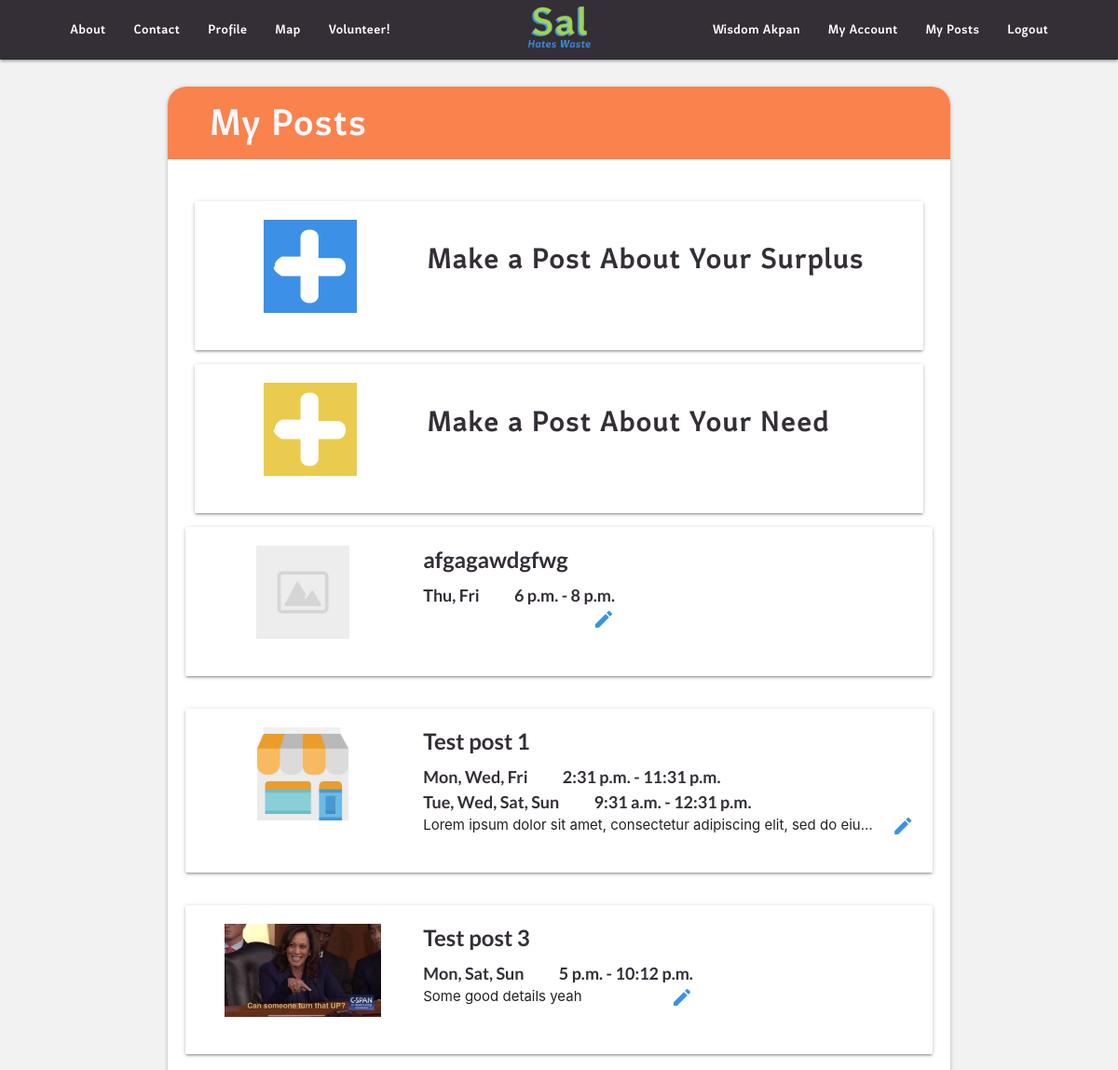
/my-posts (signed in, upper part), run on an earlier commit of the app's database.
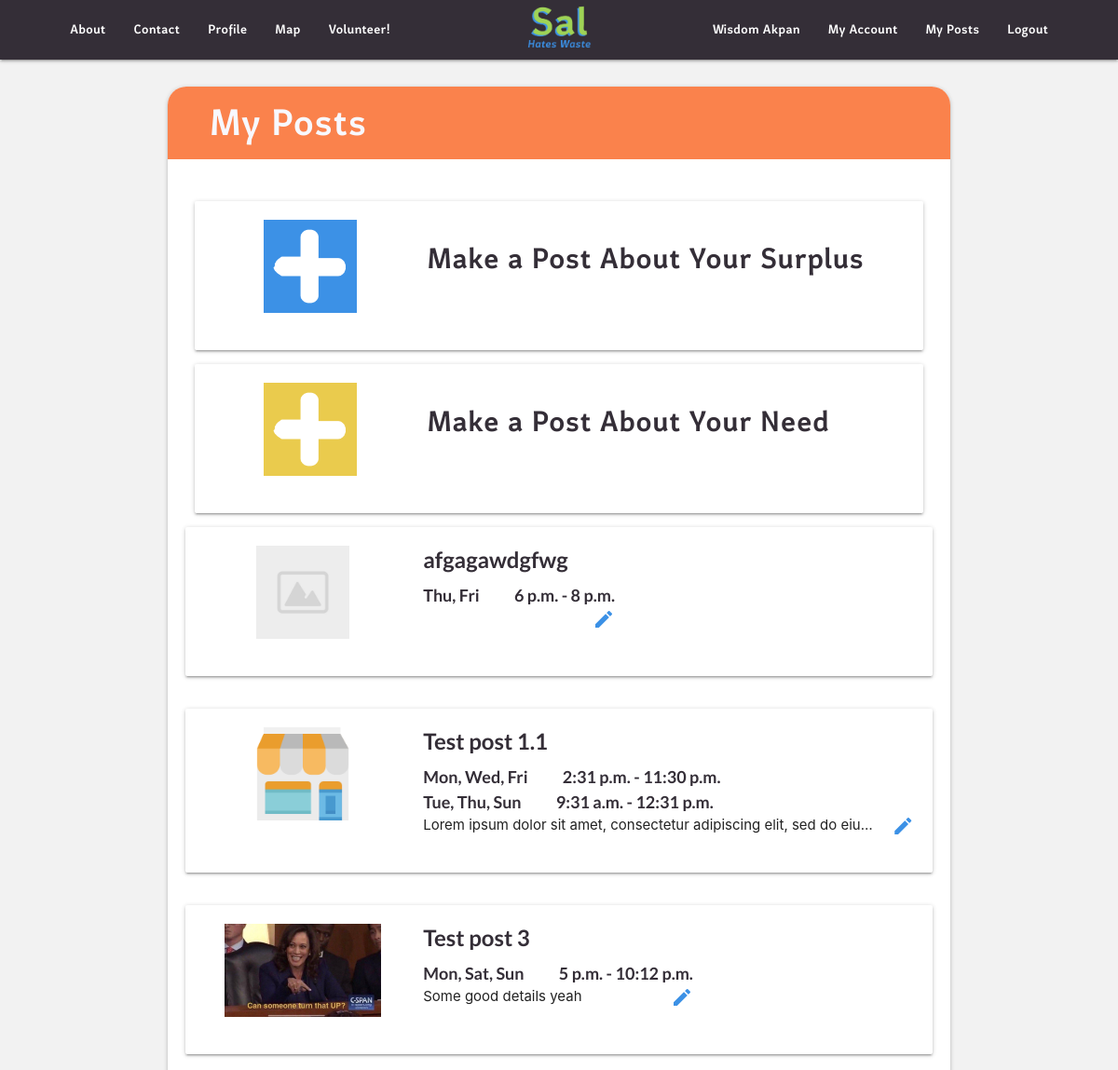
And on a later commit of the database.
### main/models.py (models this page shows, shortened)
class CustomUser(AbstractBaseUser, PermissionsMixin):
    email = models.EmailField(_('email address'), max_length=254, unique=True)
    your_name = models.CharField(_('user name'), max_length=30, blank=True)
    is_staff = models.BooleanField(_('staff status'), default=False,
                                   help_text=_('Designates whether the user can log into this admin '
                                               'site.'))
    is_active = models.BooleanField(_('active'), default=True,
                                    help_text=_('Designates whether this user should be treated as '
                                                'active. Unselect this instead of deleting accounts.'))
    date_joined = models.DateTimeField(_('date joined'), default=timezone.now)
    objects = CustomUserManager()
    USERNAME_FIELD = 'email'
    REQUIRED_FIELDS = []
    class Meta:
        verbose_name = _('user')
        verbose_name_plural = _('users')

class UserPost(models.Model):
    post_creator = models.ForeignKey(
        CustomUser, on_delete=models.CASCADE, blank=True, default=1)
    post_title = models.CharField('Post Title', max_length=30, blank=True)
    post_org_name = models.CharField(
        'Your Organization', max_length=30, blank=True)
    phone_regex = RegexValidator(
        regex=r'^\+?1?\d{9,15}$', message="Phone number must be entered in the format: '+999999999'. Up to 15 digits allowed.")
    post_org_phone = models.CharField(_('phone'), max_length=20, validators=[
                                      phone_regex], null=True, blank=True)
    post_org_email = models.EmailField(
        'Your Organizations Email', max_length=254, default="example@gmail.com", null=False)
    post_org_address = models.CharField(
        'Your Organizations Location', max_length=80, default="123 Test St.", null=False)
    post_org_city = models.CharField(
        max_length=30, default="Stamford", null=False)
    post_org_state = models.CharField(max_length=2, default="CT", null=False)
    post_org_zipcode = models.CharField(max_length=10, null=True, blank=True)
    post_org_country = models.CharField(
        max_length=60, default="USA", null=False)
    post_image = models.ImageField('Profile Image', default='default.png',
                                   upload_to='post_pics', null=True, blank=True, validators=(validate_is_pic,))
    post_desc = models.TextField(max_length=500, null=True, blank=True)
    post_begin_date = models.DateField(_("Availability Start"), default=datetime.date.today)
    post_end_date = models.DateField(_("Availability End"), default=datetime.date.today)
    post_lat = models.FloatField(null=True, blank=True)
    post_long = models.FloatField(null=True, blank=True)
    post_recurring = models.BooleanField(default=False)
    recurrences = models.TextField(max_length=300, null=True, blank=True)
    donor_or_recip = models.CharField(
        max_length=10, choices=ROLE_CHOICES, default="Donor",)
    post_active = models.BooleanField(default=True)
    post_deliver = models.BooleanField(default=False)
    post_slug = models.SlugField(max_length=200, null=False, unique=True)
    class Meta:
        verbose_name = 'Post'
        verbose_name_plural = "Posts"

class Availability(models.Model):
    assigned_post = models.ForeignKey(UserPost, on_delete=models.CASCADE, blank=True, null=True)
    post_day = MultiSelectField(choices=DAYS_OF_WEEK, max_choices=7, max_length=10, null=True)
    start_hour = models.TimeField(null=True)
    end_hour = models.TimeField(null=True)
    start_min = models.IntegerField(null=True, blank=True)
    end_min = models.IntegerField(null=True, blank=True)

### main/views.py (the view)
# urls.py: path('my-posts', views.my_posts, name='my-posts'),
def my_posts(request):
    if request.user.is_authenticated:
        user = request.user
        my_posts = UserPost.objects.filter(post_creator = user)
        return render(request=request, template_name="main/my_posts.html", context = {
                                                               "my_posts" : my_posts})
    else:
        messages.info(request, f"Login to view your posts")
        return HttpResponseRedirect('main:login')
    return render(request=request, template_name="main/my_posts.html")

### main/Templates/main/my_posts.html (shortened to what this page needs)
{% extends 'main/header.html' %}
{% load static %}
{% block content %}
<head>
    {% load crispy_forms_tags %}
</head>
<body>
    <section>
        <div class="container col " style="margin-bottom: 12em;">
            <div id="over-card" class="card hoverable">
                <div class="title-banner">
                    <h3 class="title-text"> My Posts</h2>
                </div>
                <div class="card-content center">
                    <div class="media">
                        <div class=" main-row row center">
                            <a href="new-dpost">
                                <div class="card hoverable post-row">
                                    <div class="card-content  ">
                                        <div class="row">
                                            <div class="col left-col">
                                                <img class="card-pic" src="{% static 'images/donor-plus.png' %}">
                                            </div>
                                            <div class="col right-col">
                                                <h4>Make a Post About Your Surplus</h4>
                                            </div>
                                        </div>
                                    </div>
                                </div>
                            </a>
                            <a href="new-rpost">
                                <div class="card hoverable post-row">
                                    <div class="card-content  ">
                                        <div class="row">
                                            <div class="col left-col">
                                                <img class="card-pic" src="{% static 'images/recipient-plus.png' %}">
                                            </div>
                                            <div class="col right-col">
                                                <h4>Make a Post About Your Need</h4>
                                            </div>
                                        </div>
                                    </div>
                                </div>
                            </a>
                            {% for post in my_posts %}
                            <div class="row profile-content">
                                    <div class="card hoverable post-row">
                                        <div class="card-content  ">
                                            <div class="row">
                                                <a href="{{post.post_slug}}" , style="color:#000">
                                                <div class="col left-col">
                                                    <img class="card-pic" src="{{post.post_image.url}}">
                                                </div>
                                                </a>
                                                <div class="col right-col">
                                                    <Strong>
                                                        <div class="card-title">{{post.post_title}}</div>
                                                    </Strong>
                                                    {% for availability in post.availability_set.all %}
                                                    <strong>
                                                        <p class="times">{{availability.post_day}}&emsp;&emsp;
                                                            {{availability.start_hour}}&nbsp;-&nbsp;{{availability.end_hour}}
                                                        </p>
                                                    </strong>
                                                    {% endfor %}
                                                    {% if post.donor_or_recip == 'Donor' %}
                                                        <a href="{% url 'main:edit-dpost' post.post_slug %}"><i class="material-icons right">edit</i></a>
                                                    {% endif %}
                                                    <p class="text">{{post.post_desc}}</p>
                                                </div>
                                            </div>
                                        </div>
                                    </div>
                            </div>
                            {% endfor %}
                        </div>
                    </div>
                </div>
            </div>
        </div>
    </section>
</body>
{% endblock %}

### main/Templates/main/header.html (shortened to what this page needs)
{% load static %}
<head>
  <link rel="stylesheet" href="https://cdnjs.cloudflare.com/ajax/libs/materialize/1.0.0/css/materialize.min.css">
  <link rel="stylesheet" type="text/css" href="{% static '/fonts/stylesheet.css' %}">
</head>
<body>
  <section>
    <nav style="background-color: #342E37" role="navigation">
      <div class="nav-wrapper container">
        <a href="/"  class=" center brand-logo">
          <img alt="Logo" src="{% static 'images/sal_hates_waste_logo.png' %}" height="55" style="display: block;  color: #ffffff; font-size: 16px;" border="0">
      </a>
        <ul class="right hide-on-med-and-down">
          {% if user.is_authenticated %}
          <li><a href="/account" >{{ user.your_name }}</a></li>
          <li><a href="/account" >My Account</a></li>
          <li><a href="/my-posts">My Posts</a></li>
          <li><a href="/logout">Logout</a></li>
          {% else %}
          <li><a href="/login">Login</a></li>
          <li><a href="/signup">Sign Up</a></li>
          {% endif %}
        </ul>
        <ul class="left hide-on-med-and-down" >
          <li><a href="/#about-title">About</a></li>
          <li><a href="/contact">Contact</a></li>
          <li><a href="/profile-view">Profile</a></li>
          <li><a href="/map_page">Map</a></li>
          <li><a href="/volunteer">Volunteer!</a></li>
        </ul>
      </div>
    </nav>
  </section>
  {% block content %}
  {% endblock %}
</body>

### main/Templates/main/header.html (style rules this page uses)
.nav-wrapper { width: 90%; }

### main/Templates/main/my_posts.html (style rules this page uses)
body { background-color: #F2F2F2; background-size: cover; background-repeat: repeat; }
.title-banner { background-color: #FA824C; border-top-right-radius: 20px; border-top-left-radius: 20px; }
.title-text { color: ghostwhite; margin-left: 3rem; padding-top: 1rem; padding-bottom: 1rem; }
.card-title { text-align: left; }
.card .card-content { padding: 20px; }
.left-col { display: flex; justify-content: center; align-items: center; overflow: hidden }
.times { text-align: left; }
.text { display: block; text-align: left; overflow: hidden; white-space: nowrap; text-overflow: ellipsis; max-width: 100%; height: 30px; }
#over-card { border-radius: 20px; }
@media screen and (min-width: 621px) { .card-pic { max-height: 100px; max-width: 100%; flex-shrink: 0; } }
@media screen and (min-width: 621px) { .left-col { margin-left: auto; margin-right: auto; width: 30%; } }
@media screen and (min-width: 621px) { .right-col { margin-left: auto; margin-right: auto; max-width: 70%; } }
@media screen and (min-width: 621px) { .card-content .post-row { max-height: 176px; } }
@media screen and (min-width: 621px) { .post-row { max-height: 176px; width: 95%; margin-left: auto; margin-right: auto; } }

What changed in the data, as far as the page shows it:
changed UserPost "Lorem ipsum dolor sit amet, consectetur adipiscing elit, sed do eiu…": post_title "Test post 1" → "Test post 1.1"
changed Availability "Mon, Wed, Fri": end_hour "11:31 p.m." → "11:30 p.m."
changed Availability: post_day "Tue, Wed, Sat, Sun" → "Tue, Thu, Sun"
